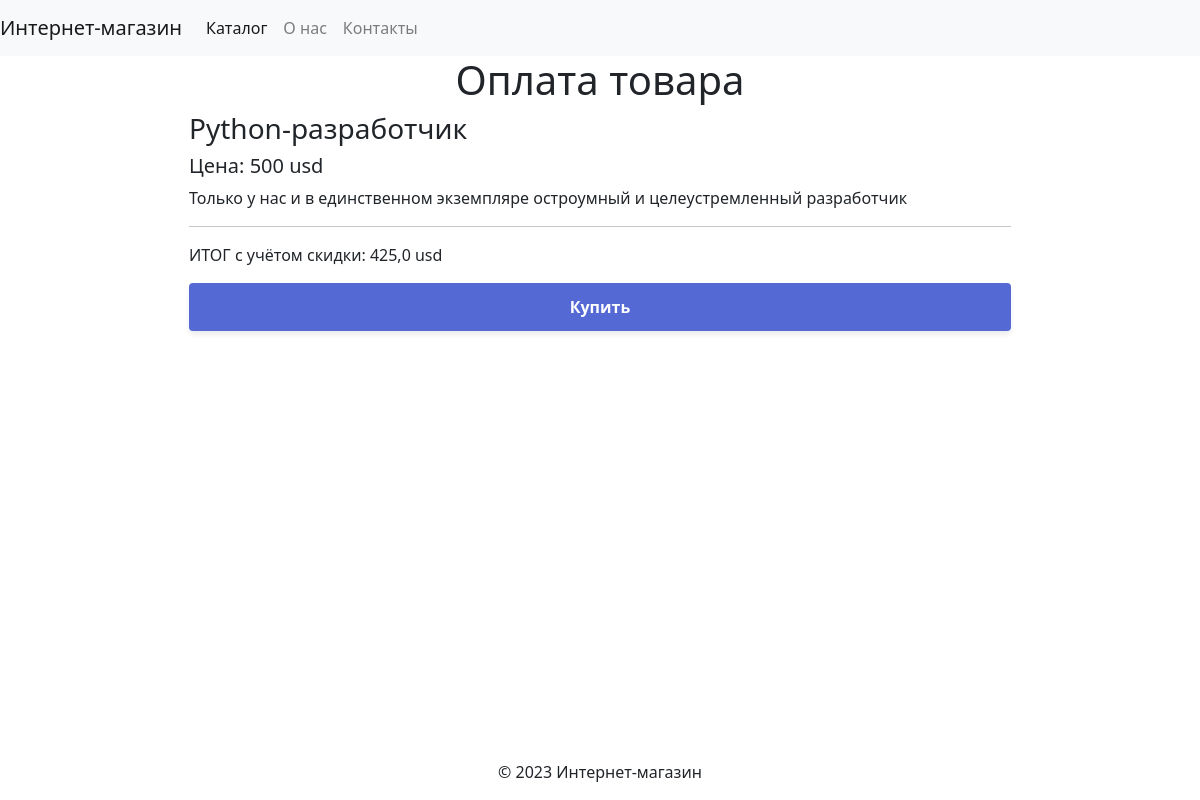
The app's page /item/3/ with its own data.
### transition/models.py (models this page shows, shortened)
class Item(models.Model):
    name = models.CharField(max_length=100)
    description = models.TextField()
    price = models.IntegerField(default=0)
    discount_item = models.ForeignKey(
        'Discount',
        on_delete=models.SET_NULL,
        null=True,
        blank=True,
        related_name='item_discounts_set')
    tax_item = models.ForeignKey(
        'Tax',
        on_delete=models.SET_NULL,
        null=True,
        blank=True,
        related_name='item_taxes_set')
    currency = models.CharField(
        max_length=3, choices=(
            ('usd', 'USD'), ('eur', 'EUR')))
    def discounted_price(self):
        if self.discount_item:
            return self.price - (self.price * self.discount_item.value / 100)
        return self.price
    def tax(self):
        if self.tax_item:
            return self.discounted_price() * self.tax_item.value / 100
        else:
            return 0
    def total(self):
        return self.discounted_price() + self.tax()

class Discount(models.Model):
    name = models.CharField(max_length=100)
    value = models.IntegerField(default=0)

### transition/views.py (the view)
# urls.py: path('item/<int:item_pk>/', views.item, name='item'),
def item(request, item_pk):
    item = get_object_or_404(Item, pk=item_pk)
    return render(
        request, 'item.html', {
            'item': item, "STRIPE_PUBLIC_KEY": settings.STRIPE_PUBLIC_KEY})

### transition/templates/item.html (shortened to what this page needs)
{% extends './base.html' %}
{% block content %}
<div class="container">
    <h1 class="text-center">Оплата товара</h1>
    <div class="product">
        <div class="description">
            <h3>{{ item.name }}</h3>
            <h5>Цена: {{ item.price }} {{ item.currency }}</h5>
            <p>{{ item.description }}</p>
            <hr>
            {% if item.discount_item.value %}
            {% if item.tax_item %}
            <p>ИТОГ с учётом налога и скидки: {{ item.total }} {{ item.currency }}</p>
            {% else %}
            <p>ИТОГ с учётом скидки: {{ item.total }} {{ item.currency }}</p>
            {% endif %}
            {% elif item.tax_item %}
            <p>ИТОГ с учётом налога: {{ item.total }} {{ item.currency }}</p>
            {% endif %}
        </div>
        <button type="button" id="checkout-button" onclick="addPayment()">Купить</button>
    </div>
</div>
{% endblock %}

### transition/templates/item.html (style rules this page uses)
button { width: 100%; padding: 12px 16px; background: #5469d4; color: #ffffff; font-size: 16px; font-weight: 600; border-radius: 4px; border: 0; box-shadow: 0px 4px 5.5px 0px rgba(0, 0, 0, 0.07); cursor: pointer; transition: all 0.2s ease; }
.product { display: flex; flex-direction: column; width: 75%; margin: auto; }

### transition/templates/base.html (style rules this page uses)
.container { max-width: 1120px; margin: 0 auto; }

### records on screen
Item: name "Python-разработчик", price "500", currency "usd", description "Только у нас и в единственном экземпляре остроумный и целеустремленный разработчик", total "425,0"
